Frame 1 (no input): blank canvas, image omitted
Frame 60 (the mouse pressed at the canvas centre just before this capture): blank canvas, image omitted
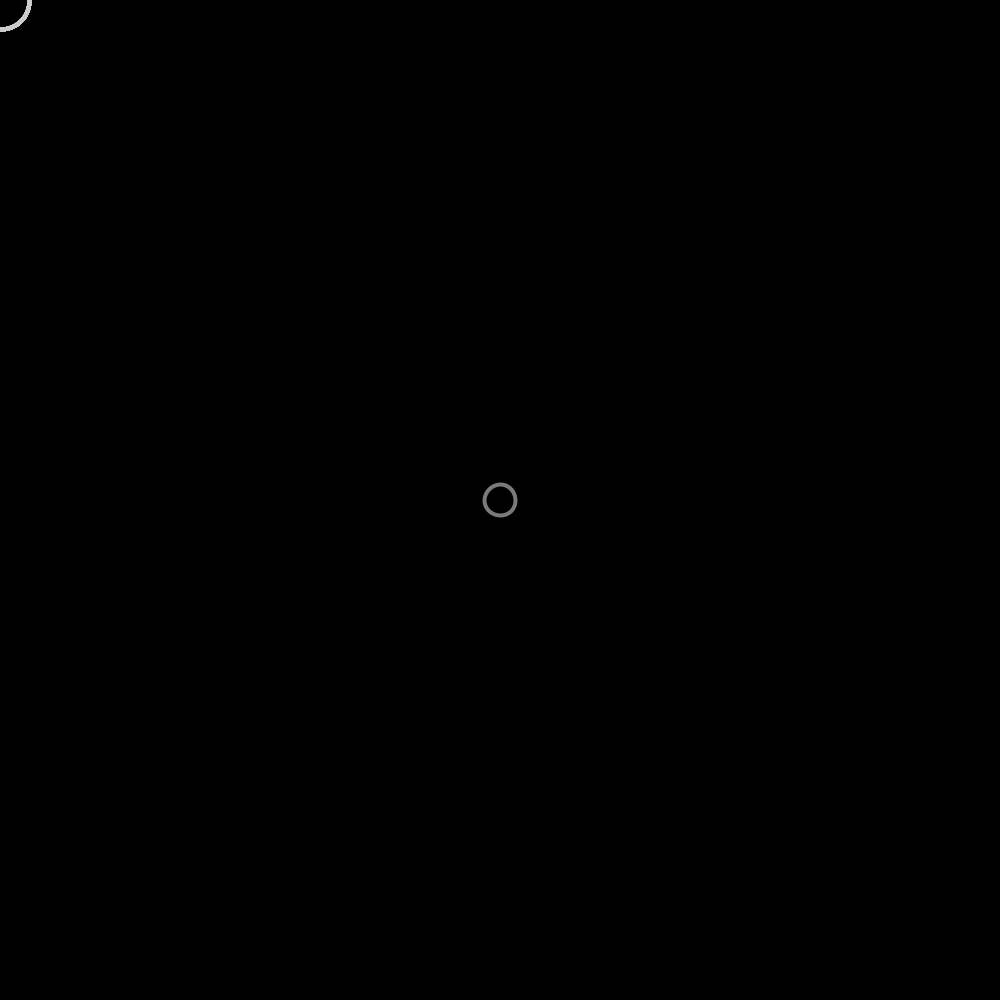
Frame 120 (the mouse held since frame 60 and released just before this capture)

The Processing sketch whose frames 1 and 60 were blank and that drew this single picture after the mouse press (run headless with seeded random() and noise(); from frame 60 on, the mouse is pressed at the canvas centre):

// Processing sketch: TheRing
// ── TheRing.pde
Ring[] rings;
int numRings = 50;
int currentRing =0;

void setup(){
  size(1000, 1000);
  rings = new Ring[numRings];
  for(int i = 0; i< rings.length; i++){
    rings[i]= new Ring();
  
  }
}

void draw(){
  background(0);
  for(int i = 0; i< rings.length; i++){
    rings[i].grow();
    rings[i].display();
  
  }
}

void mousePressed(){
  rings[currentRing].start(mouseX,mouseY);
  currentRing++;
  if (currentRing >= numRings){
    currentRing = 0;
  }
}

class Ring{
  float x,y;
  float diameter;
  boolean on = false;
  
  void start(float xpos, float ypos){
    x=xpos;
    y=ypos;
    
    diameter = 1;
    on = true;
  }
  
  void grow(){
    if (on == true){
      diameter +=0.5;
      if (diameter > 400){
        on = false;
        diameter = 1;
      }
    }
  }
  void display(){
    if(on = true){
      noFill();
      strokeWeight(4);
      stroke(204,153);
      ellipse(x, y, diameter, diameter);
    }
  }
}
